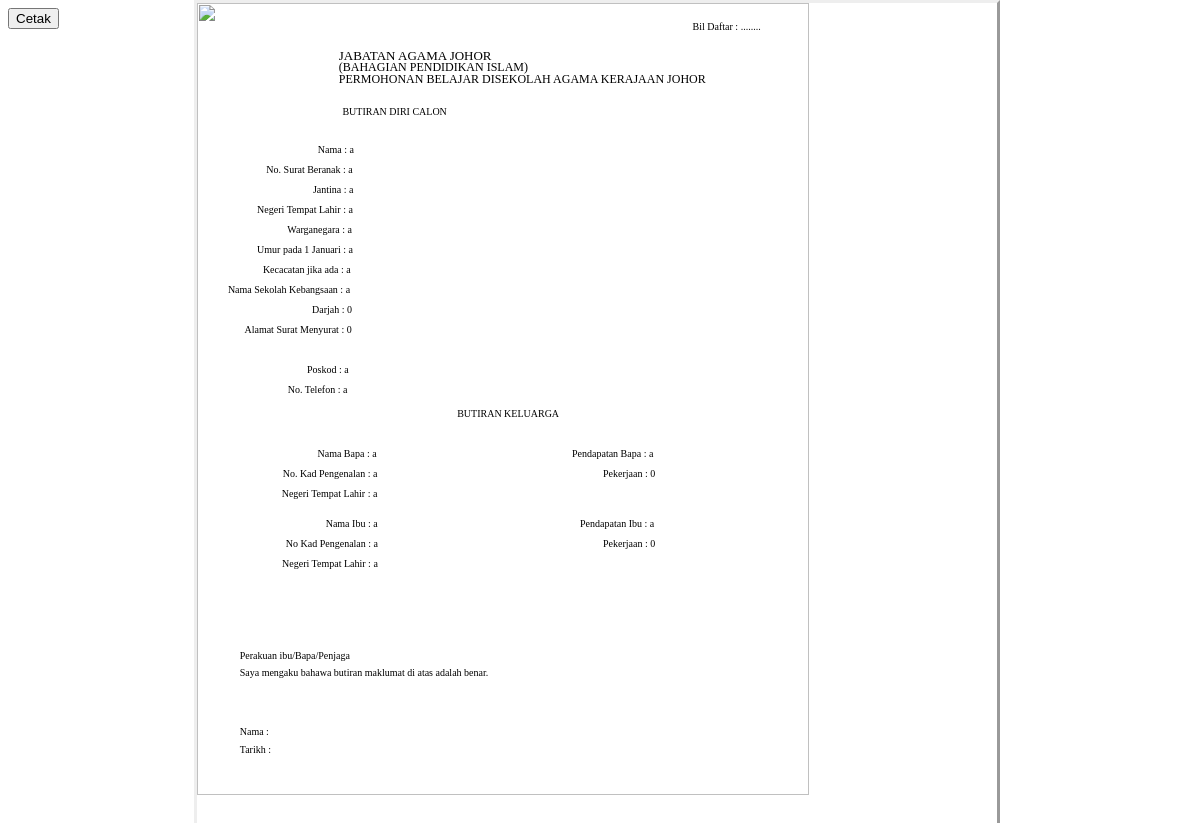
Screenshot of /borgdarjahsatu.php?id=a with the database file from the repository.
### tables this page shows
CREATE TABLE `tb_d1` (
  `n` varchar(50) NOT NULL,
  `s` varchar(10) NOT NULL,
  `jt` varchar(10) NOT NULL,
  `te` varchar(15) NOT NULL,
  `wn` varchar(20) NOT NULL,
  `ta` varchar(11) NOT NULL,
  `l` varchar(15) NOT NULL,
  `sn` varchar(20) NOT NULL,
  `ds` varchar(15) NOT NULL,
  `al` varchar(15) NOT NULL,
  `p` varchar(8) NOT NULL,
  `nt` varchar(15) NOT NULL,
  `b` varchar(50) NOT NULL,
  `pb` varchar(20) NOT NULL,
  `kb` varchar(20) NOT NULL,
  `peb` varchar(15) NOT NULL,
  `tb` varchar(20) NOT NULL,
  `ni` varchar(50) NOT NULL,
  `pib` varchar(20) NOT NULL,
  `ki` varchar(20) NOT NULL,
  `pei` varchar(15) NOT NULL,
  `ti` varchar(20) NOT NULL
);

### borgdarjahsatu.php (the view, shortened to what this page needs)
<?php include ('dbconnect.php');
$id=$_GET['id'];
$sql = "SELECT * FROM tb_d1 WHERE s='$id'";
$result = mysqli_query($con,$sql);
$row=mysqli_fetch_array($result);
?>
<html>
<head><meta http-equiv=Content-Type content="text/html; charset=UTF-8">
</head>
<body>
<div style="position:absolute;left:50%;margin-left:-406px;top:0px;width:800px;height:1400px;border-style:outset;overflow:hidden">
<div style="position:absolute;left:0px;top:0px">
<img src="/new/PPIDKu/BorangSistemMaklumatMurid/e75b2200-1e09-11ea-a5fd-0cc47a792c0a_id_e75b2200-1e09-11ea-a5fd-0cc47a792c0a_files/background1n.jpg" width=612 height=792></div>
<div style="position:absolute;left:495.61px;top:18.12px" class="cls_002"><span class="cls_002">Bil Daftar : ........ </span></div>
<div style="position:absolute;left:141.72px;top:44.56px" class="cls_003"><span class="cls_003">JABATAN AGAMA JOHOR</span></div>
<div style="position:absolute;left:141.72px;top:57.00px" class="cls_004"><span class="cls_004">(BAHAGIAN PENDIDIKAN ISLAM)</span></div>
<div style="position:absolute;left:141.72px;top:68.64px" class="cls_004"><span class="cls_004">PERMOHONAN BELAJAR DISEKOLAH AGAMA KERAJAAN JOHOR</span></div>
<div style="position:absolute;left:145.40px;top:102.72px" class="cls_002"><span class="cls_002">BUTIRAN DIRI CALON</span></div>
<div style="position:absolute;left:120.75px;top:140.52px" class="cls_002"><span class="cls_002">Nama : <?php echo $row['n'] ?></span></div>
<div style="position:absolute;left:69.36px;top:160.52px" class="cls_002"><span class="cls_002">No. Surat Beranak : <?php echo $row['s'] ?></span></div>
<div style="position:absolute;left:115.92px;top:180.52px" class="cls_002"><span class="cls_002">Jantina : <?php echo $row['jt'] ?></span></div>
<div style="position:absolute;left:60.12px;top:200.52px" class="cls_002"><span class="cls_002">Negeri Tempat Lahir : <?php echo $row['te'] ?></span></div>
<div style="position:absolute;left:90.36px;top:220.52px" class="cls_002"><span class="cls_002">Warganegara : <?php echo $row['wn'] ?></span></div>
<div style="position:absolute;left:60.12px;top:240.52px" class="cls_002"><span class="cls_002">Umur pada 1 Januari : <?php echo $row['ta'] ?></span></div>
<div style="position:absolute;left:65.88px;top:260.52px" class="cls_002"><span class="cls_002">Kecacatan jika ada : <?php echo $row['l'] ?></span></div>
<div style="position:absolute;left:30.88px;top:280.52px" class="cls_002"><span class="cls_002">Nama Sekolah Kebangsaan : <?php echo $row['sn'] ?></span></div>
<div style="position:absolute;left:115.04px;top:300.52px" class="cls_002"><span class="cls_002">Darjah : <?php echo $row['ds'] ?></span></div>
<div style="position:absolute;left:47.48px;top:320.52px" class="cls_002"><span class="cls_002">Alamat Surat Menyurat : <?php echo $row['al'] ?></span></div>
<div style="position:absolute;left:110.04px;top:360.52px" class="cls_002"><span class="cls_002">Poskod : <?php echo $row['p'] ?></span></div>
<div style="position:absolute;left:90.72px;top:380.52px" class="cls_002"><span class="cls_002">No. Telefon : <?php echo $row['nt'] ?></span></div>
<div style="position:absolute;left:260.16px;top:404.64px" class="cls_002"><span class="cls_002">BUTIRAN KELUARGA</span></div>
<div style="position:absolute;left:120.48px;top:444.56px" class="cls_002"><span class="cls_002">Nama Bapa : <?php echo $row['b'] ?></span></div>
<div style="position:absolute;left:375.00px;top:444.56px" class="cls_002"><span class="cls_002">Pendapatan Bapa : <?php echo $row['pb'] ?></span></div>
<div style="position:absolute;left:85.68px;top:464.56px" class="cls_002"><span class="cls_002">No. Kad Pengenalan : <?php echo $row['kb'] ?></span></div>
<div style="position:absolute;left:406.07px;top:464.56px" class="cls_002"><span class="cls_002">Pekerjaan : <?php echo $row['peb'] ?></span></div>
<div style="position:absolute;left:84.68px;top:484.56px" class="cls_002"><span class="cls_002">Negeri Tempat Lahir : <?php echo $row['tb'] ?></span></div>
<div style="position:absolute;left:128.68px;top:514.56px" class="cls_002"><span class="cls_002">Nama Ibu : <?php echo $row['ni'] ?></span></div>
<div style="position:absolute;left:383.07px;top:514.56px" class="cls_002"><span class="cls_002">Pendapatan Ibu : <?php echo $row['pib'] ?></span></div>
<div style="position:absolute;left:88.84px;top:534.56px" class="cls_002"><span class="cls_002">No Kad Pengenalan : <?php echo $row['ki'] ?></span></div>
<div style="position:absolute;left:406.07px;top:534.56px" class="cls_002"><span class="cls_002">Pekerjaan : <?php echo $row['pei'] ?></span></div>
<div style="position:absolute;left:85.08px;top:554.56px" class="cls_002"><span class="cls_002">Negeri Tempat Lahir : <?php echo $row['ti'] ?></span></div>
<div style="position:absolute;left:42.72px;top:646.91px" class="cls_002"><span class="cls_002">Perakuan ibu/Bapa/Penjaga </span></div>
<div style="position:absolute;left:42.72px;top:664.43px" class="cls_002"><span class="cls_002">Saya mengaku bahawa butiran maklumat di atas adalah benar.</span></div>
<div style="position:absolute;left:42.72px;top:723.35px" class="cls_002"><span class="cls_002">Nama : </span></div>
<div style="position:absolute;left:42.72px;top:740.88px" class="cls_002"><span class="cls_002">Tarikh :</span></div>
</div>
<input type="button" value="Cetak" onclick="printPage()" />
</body>
</html>

### borgdarjahsatu.php (style rules this page uses)
div.cls_002 { font-family:Times,serif;font-size:10.0px;color:rgb(0,0,0);font-weight:normal;font-style:normal;text-decoration: none }
span.cls_003 { font-family:Times,serif;font-size:13.0px;color:rgb(0,0,0);font-weight:normal;font-style:normal;text-decoration: none }
div.cls_003 { font-family:Times,serif;font-size:13.0px;color:rgb(0,0,0);font-weight:normal;font-style:normal;text-decoration: none }
span.cls_004 { font-family:Times,serif;font-size:12.0px;color:rgb(0,0,0);font-weight:normal;font-style:normal;text-decoration: none }
div.cls_004 { font-family:Times,serif;font-size:12.0px;color:rgb(0,0,0);font-weight:normal;font-style:normal;text-decoration: none }

### rows the page displays
tb_d1: n "a", s "a", jt "a", te "a", wn "a", ta "a", l "a", sn "a", ds "0", al "0", p "a", nt "a", b "a", pb "a", kb "a", peb "0", tb "a", ni "a", pib "a", ki "a", pei "0", ti "a"
